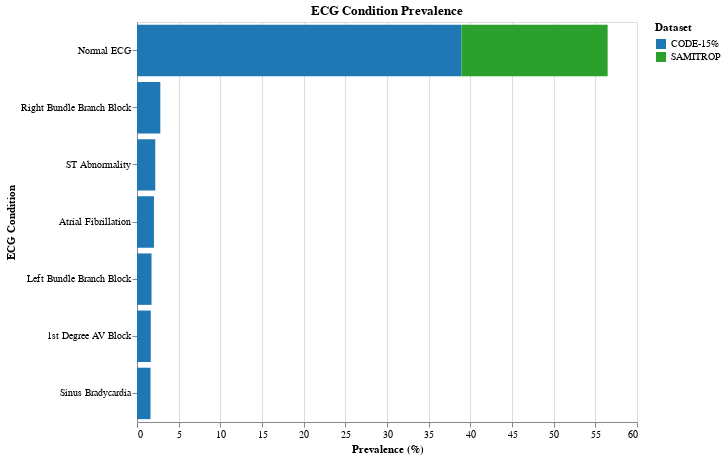

Notebook code for this chart:
### Code cell
# ECG Condition prevalence visualization
condition_data = []

# CODE-15% conditions
code15_conditions = code15_df.select(
    [
        pl.col("1dAVb").alias("1st_Degree_AV_Block"),
        pl.col("RBBB").alias("Right_Bundle_Branch_Block"),
        pl.col("LBBB").alias("Left_Bundle_Branch_Block"),
        pl.col("SB").alias("Sinus_Bradycardia"),
        pl.col("ST").alias("ST_Abnormality"),
        pl.col("AF").alias("Atrial_Fibrillation"),
        pl.col("normal_ecg").alias("Normal_ECG"),
    ]
)

for col in code15_conditions.columns:
    condition_name = col.replace("_", " ")
    true_count = code15_conditions.filter(pl.col(col) == True).height
    total_count = code15_conditions.filter(pl.col(col).is_not_null()).height
    prevalence = (true_count / total_count * 100) if total_count > 0 else 0

    condition_data.append(
        {
            "condition": condition_name,
            "prevalence": prevalence,
            "count": true_count,
            "total": total_count,
            "dataset": "CODE-15%",
        }
    )

# Add SAMITROP normal ECG data
samitrop_normal_true = samitrop_df.filter(pl.col("normal_ecg") == True).height
samitrop_normal_total = samitrop_df.filter(pl.col("normal_ecg").is_not_null()).height
samitrop_normal_prev = (
    (samitrop_normal_true / samitrop_normal_total * 100)
    if samitrop_normal_total > 0
    else 0
)

condition_data.append(
    {
        "condition": "Normal ECG",
        "prevalence": samitrop_normal_prev,
        "count": samitrop_normal_true,
        "total": samitrop_normal_total,
        "dataset": "SAMITROP",
    }
)

condition_df = pl.from_records(condition_data)

# Create horizontal bar chart for condition prevalence
condition_chart = (
    alt.Chart(condition_df.to_pandas())
    .mark_bar()
    .encode(
        y=alt.Y("condition:N", sort="-x", title="ECG Condition"),
        x=alt.X("prevalence:Q", title="Prevalence (%)"),
        color=alt.Color(
            "dataset:N",
            scale=alt.Scale(
                domain=["CODE-15%", "SAMITROP"], range=["#1f77b4", "#2ca02c"]
            ),
            title="Dataset",
        ),
        tooltip=["condition:N", "dataset:N", "prevalence:Q", "count:Q", "total:Q"],
    )
    .properties(width=500, height=400, title="ECG Condition Prevalence")
)

condition_chart

### Figure 1 — Vega specification as saved in the notebook (floating-point values rounded to 4 significant figures)
{"$schema": "https://vega.github.io/schema/vega/v5.json", "data": [{"name": "source_0"}, {"name": "data_0", "values": [{"condition": "1st Degree AV Block", "count": 5716, "dataset": "CODE-15%", "prevalence": 1.653, "prevalence_end": 1.653, "prevalence_start": 0.0, "total": 345779}, {"condition": "Right Bundle Branch Block", "count": 9672, "dataset": "CODE-15%", "prevalence": 2.797, "prevalence_end": 2.797, "prevalence_start": 0.0, "total": 345779}, {"condition": "Left Bundle Branch Block", "count": 6026, "dataset": "CODE-15%", "prevalence": 1.743, "prevalence_end": 1.743, "prevalence_start": 0.0, "total": 345779}, {"condition": "Sinus Bradycardia", "count": 5605, "dataset": "CODE-15%", "prevalence": 1.621, "prevalence_end": 1.621, "prevalence_start": 0.0, "total": 345779}, {"condition": "ST Abnormality", "count": 7584, "dataset": "CODE-15%", "prevalence": 2.193, "prevalence_end": 2.193, "prevalence_start": 0.0, "total": 345779}, {"condition": "Atrial Fibrillation", "count": 7033, "dataset": "CODE-15%", "prevalence": 2.034, "prevalence_end": 2.034, "prevalence_start": 0.0, "total": 345779}, {"condition": "Normal ECG", "count": 134657, "dataset": "CODE-15%", "prevalence": 38.94, "prevalence_end": 38.94, "prevalence_start": 0.0, "total": 345779}, {"condition": "Normal ECG", "count": 286, "dataset": "SAMITROP", "prevalence": 17.54, "prevalence_end": 56.48, "prevalence_start": 38.94, "total": 1631}]}, {"name": "source_0_y_domain_condition", "values": [{"condition": "1st Degree AV Block", "sort_field": 1.653}, {"condition": "Right Bundle Branch Block", "sort_field": 2.797}, {"condition": "Left Bundle Branch Block", "sort_field": 1.743}, {"condition": "Sinus Bradycardia", "sort_field": 1.621}, {"condition": "ST Abnormality", "sort_field": 2.193}, {"condition": "Atrial Fibrillation", "sort_field": 2.034}, {"condition": "Normal ECG", "sort_field": 56.48}]}], "marks": [{"type": "rect", "name": "marks", "from": {"data": "data_0"}, "encode": {"update": {"height": {"signal": "max(0.25, bandwidth('y'))"}, "x": {"field": "prevalence_end", "scale": "x"}, "x2": {"field": "prevalence_start", "scale": "x"}, "y": {"field": "condition", "scale": "y"}, "fill": {"field": "dataset", "scale": "color"}, "tooltip": {"signal": "{\"condition\": isValid(datum[\"condition\"]) ? datum[\"condition\"] : \"\"+datum[\"condition\"], \"dataset\": isValid(datum[\"dataset\"]) ? datum[\"dataset\"] : \"\"+datum[\"dataset\"], \"prevalence\": format(datum[\"prevalence\"], \"\"), \"count\": format(datum[\"count\"], \"\"), \"total\": format(datum[\"total\"], \"\")}"}}}, "style": ["bar"]}], "scales": [{"name": "x", "type": "linear", "domain": {"data": "data_0", "fields": ["prevalence_start", "prevalence_end"]}, "range": [0, {"signal": "width"}], "nice": true, "zero": true}, {"name": "y", "type": "band", "domain": {"data": "source_0_y_domain_condition", "field": "condition", "sort": {"op": "max", "field": "sort_field", "order": "descending"}}, "range": [0, {"signal": "height"}], "paddingInner": 0.1, "paddingOuter": 0.05}, {"name": "color", "type": "ordinal", "domain": ["CODE-15%", "SAMITROP"], "range": ["#1f77b4", "#2ca02c"]}], "axes": [{"scale": "x", "tickCount": {"signal": "ceil(width/40)"}, "grid": true, "orient": "bottom", "domain": false, "maxExtent": 0, "zindex": 0, "labels": false, "gridScale": "y", "ticks": false, "aria": false, "minExtent": 0}, {"scale": "x", "zindex": 0, "grid": false, "orient": "bottom", "title": "Prevalence (%)", "labelFlush": true, "labelOverlap": true, "tickCount": {"signal": "ceil(width/40)"}}, {"scale": "y", "zindex": 0, "orient": "left", "title": "ECG Condition", "grid": false}], "title": {"text": "ECG Condition Prevalence", "frame": "group"}, "padding": 5, "width": 500, "background": "white", "height": 400, "style": "cell", "legends": [{"title": "Dataset", "fill": "color", "symbolType": "square"}]}
